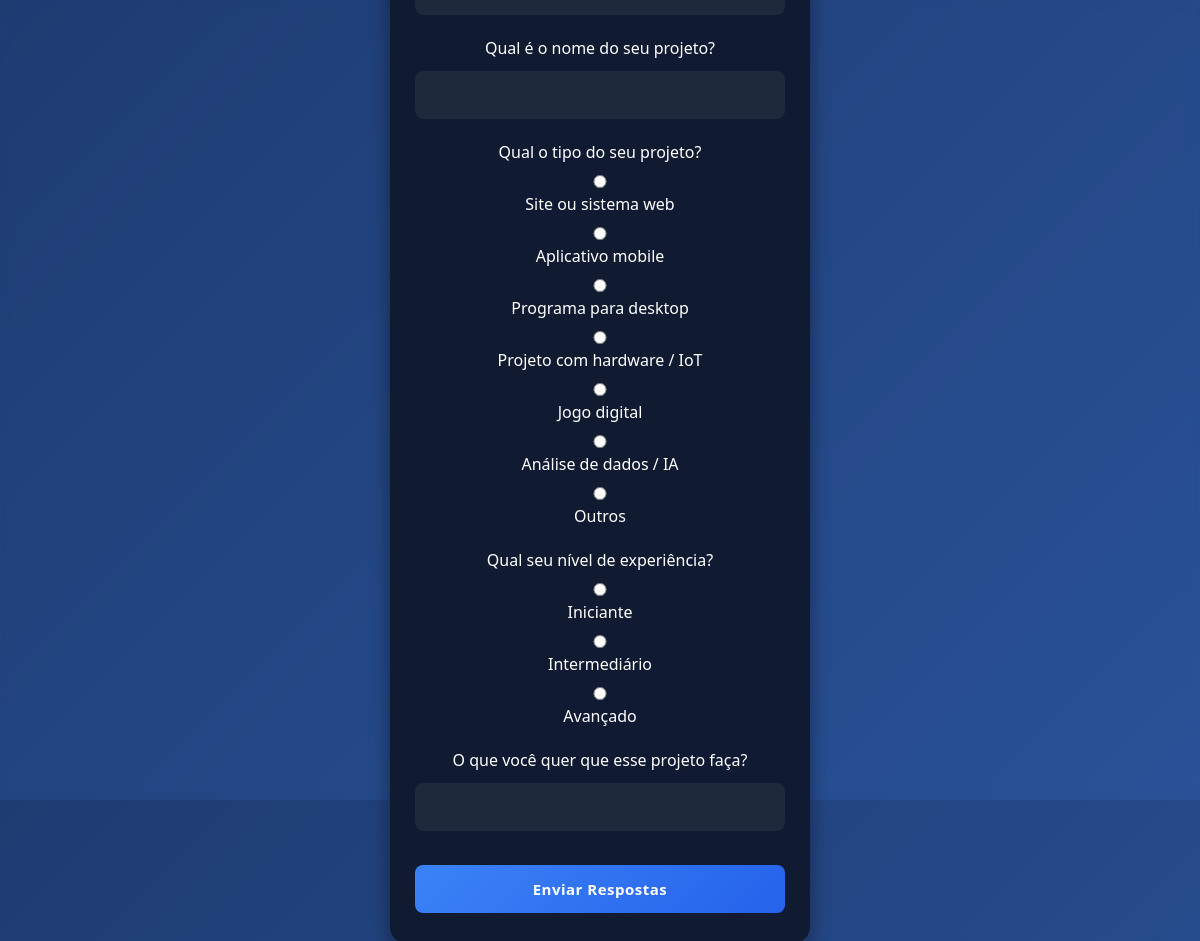
Page /Projeto/questionario.php on the committed database.
### tables this page shows
CREATE TABLE `perguntas` (
  `id` int(11) NOT NULL,
  `texto` varchar(255) NOT NULL,
  `tipo` enum('texto','multipla_escolha','unica_escolha') NOT NULL
);

CREATE TABLE `opcoes` (
  `id` int(11) NOT NULL,
  `pergunta_id` int(11) DEFAULT NULL,
  `texto` varchar(255) NOT NULL
);

### Projeto/questionario.php (the view, shortened to what this page needs)
<?php
require_once 'conexao.php';
$query = "SELECT * FROM perguntas";
$perguntas_result = $conn->query($query);
$perguntas = [];
while ($pergunta = $perguntas_result->fetch_assoc()) {
    $pergunta_id = $pergunta['id'];
    $pergunta['opcoes'] = [];
    $stmt = $conn->prepare("SELECT * FROM opcoes WHERE pergunta_id = ?");
    $stmt->bind_param("i", $pergunta_id);
    $stmt->execute();
    $opcoes_result = $stmt->get_result();
    while ($opcao = $opcoes_result->fetch_assoc()) {
        $pergunta['opcoes'][] = $opcao;
    }
    $perguntas[] = $pergunta;
}
?>
<!DOCTYPE html>
<html lang="pt-br">
<head>
    <link rel="stylesheet" href="questionario.css">
</head>
<body>
    <div class="form-container">
        <form action="salvar_respostas.php" method="POST">
            <label>Seu nome:</label><br>
            <input type="text" name="usuario" required><br><br>
            <?php foreach ($perguntas as $pergunta): ?>
                <div class="pergunta">
                    <label><?= htmlspecialchars($pergunta['texto']) ?></label><br>
                    <?php if ($pergunta['tipo'] === 'texto'): ?>
                        <input type="text" name="respostas[<?= $pergunta['id'] ?>]"><br><br>
                    <?php elseif ($pergunta['tipo'] === 'unica_escolha'): ?>
                        <?php foreach ($pergunta['opcoes'] as $opcao): ?>
                            <input type="radio" name="respostas[<?= $pergunta['id'] ?>]" value="<?= htmlspecialchars($opcao['texto']) ?>"> <?= htmlspecialchars($opcao['texto']) ?><br>
                        <?php endforeach; ?>
                        <br>
                    <?php endif; ?>
                </div>
            <?php endforeach; ?>
            <button type="submit">Enviar Respostas</button>
        </form>
    </div>
</body>
</html>

### Projeto/questionario.css (style rules this page uses)
* { margin: 0; padding: 0; box-sizing: border-box; font-family: "Segoe UI", Tahoma, Geneva, Verdana, sans-serif; }
body { display: flex; align-items: center; justify-content: center; height: 100vh; background: linear-gradient(135deg, #1e3c72, #2a5298); backdrop-filter: blur(4px); }
.form-container { background: rgba(15, 23, 42, 0.9); padding: 30px 25px; border-radius: 16px; color: #fff; width: 90%; max-width: 420px; text-align: center; animation: fadeIn 0.8s ease-in-out; box-shadow: 0 8px 20px rgba(0, 0, 0, 0.4); }
select, input, button { width: 100%; padding: 14px; margin-top: 12px; border: none; border-radius: 8px; font-size: 15px; transition: 0.3s ease; }
select, input { background: #1e293b; color: #e2e8f0; }
button { background: linear-gradient(135deg, #3b82f6, #2563eb); color: white; cursor: pointer; font-weight: 600; letter-spacing: 0.5px; }

### rows in the picture
perguntas: texto "Qual é o nome do seu projeto?"
perguntas: texto "Qual o tipo do seu projeto?"
opcoes: texto "Site ou sistema web"
opcoes: texto "Aplicativo mobile"
opcoes: texto "Programa para desktop"
opcoes: texto "Projeto com hardware / IoT"
opcoes: texto "Jogo digital"
opcoes: texto "Análise de dados / IA"
opcoes: texto "Outros"
perguntas: texto "Qual seu nível de experiência?"
opcoes: texto "Iniciante"
opcoes: texto "Intermediário"
opcoes: texto "Avançado"
perguntas: texto "O que você quer que esse projeto faça?"
